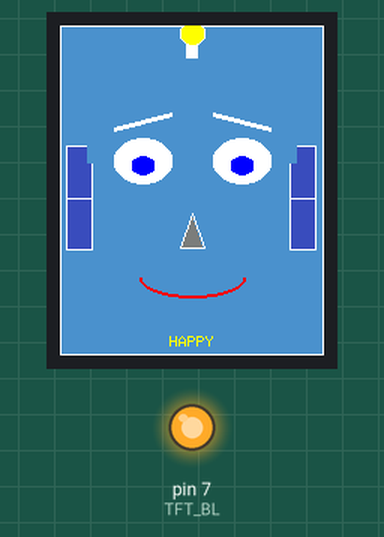
This sketch was run on a simulated Arduino Uno, built with avr-gcc and run on an emulated ATmega328P. On the bench: 176×220 colour display, output pins drawn as LEDs (lit = HIGH).

Above: at 0.3 s.
At 2.4 s:
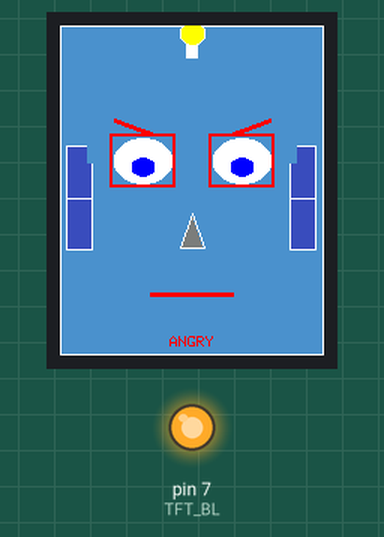
At 4.5 s:
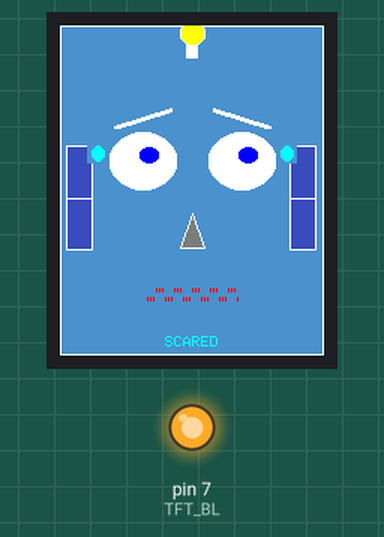
At 6.6 s:
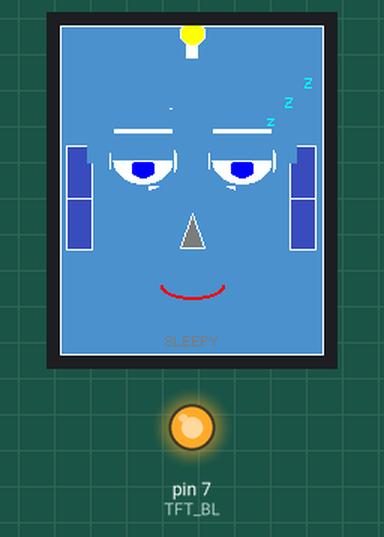
At 8.7 s:
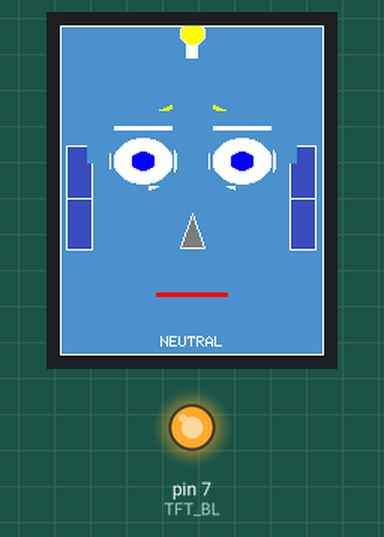
At 38.1 s:
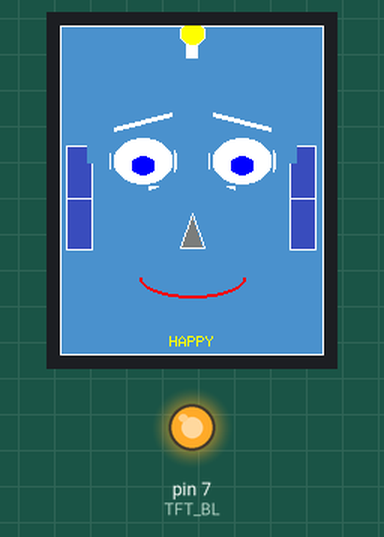

Measured:
- what the display in image 1 shows lasts 1.1 s, from 2.3 s to 3.4 s
- what the display in image 2 shows lasts 1.1 s, from 4.4 s to 5.5 s

The sketch:

Robot_Face_Arduino_R4.ino
```cpp
/*
  Robot Face - 9 Emotional Expressions
  Display : ILI9225 TFT (176 × 220)
  Library : Arduino_GFX by Moon On Our Nation
  Board   : Arduino UNO R4 WiFi / Minima
*/

#include <Arduino_GFX_Library.h>

// ── Pins ───────────────────────────────────────────────────────────────────
#define TFT_CS   10
#define TFT_DC    9
#define TFT_RST   8
#define TFT_BL    7
/*
 * CONNECTIONS
 *
 #define TFT_RST 8
#define TFT_RS  9
#define TFT_CS  10  // SS
#define TFT_SDI 11  // MOSI
#define TFT_CLK 13  // SCK
*/


// ── GFX objects ────────────────────────────────────────────────────────────
Arduino_DataBus *bus = new Arduino_HWSPI(TFT_DC, TFT_CS);
Arduino_GFX     *tft = new Arduino_ILI9225(bus, TFT_RST);

// ── Colors (RGB565 hex — no reliance on undefined color names) ─────────────
#define C_BLACK   0x0000
#define C_WHITE   0xFFFF
#define C_RED     0xF800
#define C_GREEN   0x07E0
#define C_BLUE    0x001F
#define C_YELLOW  0xFFE0
#define C_CYAN    0x07FF

#define C_BG      C_BLACK
#define C_FACE    0x4C99
#define C_OUTLINE C_WHITE
#define C_EAR     0x3A77
#define C_EYE_W   C_WHITE
#define C_EYE_P   C_BLUE
#define C_NOSE    0x7BEF
#define C_LIP     C_RED
#define C_SWEAT   C_CYAN

// ── Fixed geometry ─────────────────────────────────────────────────────────
#define LEX   55
#define REX  121
#define EY    90
#define ERX   19
#define ERY   15
#define PRX    8
#define PRY    7

#define LBX1  36
#define LBX2  74
#define RBX1 102
#define RBX2 140
#define BROW_CY   67
#define BROW_PAD  10

#define NTX   88
#define NTY  125
#define NBY  148
#define NBL   80
#define NBR   96

#define MX    88
#define MY   178
#define M_RX  34
#define M_RY  16

#define LBL_Y 207
#define LBL_H  10

#define EAR_LX1   4
#define EAR_LX2  22
#define EAR_RX1 153
#define EAR_RX2 171
#define EAR_Y1   80
#define EAR_Y2  150

#define SW_L_X  (LEX - 4)
#define SW_L_Y  (EY + 22)
#define SW_R_X  (REX + 4)
#define SW_R_Y  (EY + 22)
#define SC_L_X  25
#define SC_L_Y  85
#define SC_R_X 151
#define SC_R_Y  85

// ══════════════════════════════════════════════════════════════════════════
//  ELLIPSE ENGINE
// ══════════════════════════════════════════════════════════════════════════
void fillEllipse(int16_t cx, int16_t cy, int16_t rx, int16_t ry, uint16_t col) {
  if (!rx || !ry) return;
  int32_t rx2 = (int32_t)rx*rx, ry2 = (int32_t)ry*ry;
  int16_t x = 0, y = ry;
  int32_t px = 0, py = 2*rx2*y;
  int32_t p = ry2 - rx2*ry + rx2/4;
  while (px < py) {
    tft->drawFastHLine(cx-x, cy+y, 2*x+1, col);
    tft->drawFastHLine(cx-x, cy-y, 2*x+1, col);
    x++; px += 2*ry2;
    if (p < 0) { p += ry2+px; }
    else { y--; py -= 2*rx2; p += ry2+px-py; }
  }
  p = ry2*x*x + rx2*(y-1)*(y-1) - rx2*ry2;
  while (y >= 0) {
    tft->drawFastHLine(cx-x, cy+y, 2*x+1, col);
    tft->drawFastHLine(cx-x, cy-y, 2*x+1, col);
    y--; py -= 2*rx2;
    if (p > 0) { p += rx2-py; }
    else { x++; px += 2*ry2; p += rx2-py+px; }
  }
}

void drawEllipseOutline(int16_t cx, int16_t cy, int16_t rx, int16_t ry, uint16_t col) {
  if (!rx || !ry) return;
  int32_t rx2 = (int32_t)rx*rx, ry2 = (int32_t)ry*ry;
  int16_t x = 0, y = ry;
  int32_t px = 0, py = 2*rx2*y;
  int32_t p = ry2 - rx2*ry + rx2/4;
  while (px < py) {
    tft->drawPixel(cx+x,cy+y,col); tft->drawPixel(cx-x,cy+y,col);
    tft->drawPixel(cx+x,cy-y,col); tft->drawPixel(cx-x,cy-y,col);
    x++; px += 2*ry2;
    if (p < 0) { p += ry2+px; }
    else { y--; py -= 2*rx2; p += ry2+px-py; }
  }
  p = ry2*x*x + rx2*(y-1)*(y-1) - rx2*ry2;
  while (y >= 0) {
    tft->drawPixel(cx+x,cy+y,col); tft->drawPixel(cx-x,cy+y,col);
    tft->drawPixel(cx+x,cy-y,col); tft->drawPixel(cx-x,cy-y,col);
    y--; py -= 2*rx2;
    if (p > 0) { p += rx2-py; }
    else { x++; px += 2*ry2; p += rx2-py+px; }
  }
}

static uint8_t  _arcHalves;
static uint16_t _arcCol;
static int16_t  _arcCX, _arcCY;

void _arcPlot(int16_t dx, int16_t dy) {
  if ((dy > 0 && (_arcHalves & 0x01)) ||
      (dy < 0 && (_arcHalves & 0x02)) ||
       dy == 0)
    tft->drawPixel(_arcCX + dx, _arcCY + dy, _arcCol);
}

void drawEllipseArc(int16_t cx, int16_t cy, int16_t rx, int16_t ry,
                    uint8_t halves, uint16_t col) {
  if (!rx || !ry) return;
  _arcCX = cx; _arcCY = cy; _arcHalves = halves; _arcCol = col;
  int32_t rx2 = (int32_t)rx*rx, ry2 = (int32_t)ry*ry;
  int16_t x = 0, y = ry;
  int32_t px = 0, py = 2*rx2*y;
  int32_t p = ry2 - rx2*ry + rx2/4;
  while (px < py) {
    _arcPlot(x,y); _arcPlot(-x,y); _arcPlot(x,-y); _arcPlot(-x,-y);
    x++; px += 2*ry2;
    if (p < 0) { p += ry2+px; }
    else { y--; py -= 2*rx2; p += ry2+px-py; }
  }
  p = ry2*x*x + rx2*(y-1)*(y-1) - rx2*ry2;
  while (y >= 0) {
    _arcPlot(x,y); _arcPlot(-x,y); _arcPlot(x,-y); _arcPlot(-x,-y);
    y--; py -= 2*rx2;
    if (p > 0) { p += rx2-py; }
    else { x++; px += 2*ry2; p += rx2-py+px; }
  }
}

void thickArc(int16_t cx, int16_t cy, int16_t rx, int16_t ry,
              uint8_t halves, uint16_t col) {
  drawEllipseArc(cx, cy, rx,   ry,   halves, col);
  drawEllipseArc(cx, cy, rx,   ry+1, halves, col);
  drawEllipseArc(cx, cy, rx+1, ry,   halves, col);
  drawEllipseArc(cx, cy, rx+1, ry+1, halves, col);
}

// ══════════════════════════════════════════════════════════════════════════
//  ERASERS
// ══════════════════════════════════════════════════════════════════════════
void eraseBrow(int16_t x1, int16_t x2, int16_t cy, int16_t slope) {
  int16_t pad = abs(slope) + BROW_PAD;
  tft->fillRect(x1-2, cy-pad, (x2+2)-(x1-2), pad*2, C_FACE);
}
void eraseEye(int16_t cx, int16_t cy, int16_t erx, int16_t ery) {
  tft->fillRect(cx-erx-2, cy-ery-2, (erx+2)*2, (ery+2)*2, C_FACE);
}
void eraseBlob(int16_t cx, int16_t cy, int16_t r) {
  tft->fillRect(cx-r-1, cy-r-1, (r+1)*2, (r+1)*2, C_FACE);
}
void eraseMouth() {
  tft->fillRect(MX-M_RX-2, MY-M_RY-2, (M_RX+2)*2, (M_RY+2)*2, C_FACE);
}
void eraseLabel() {
  tft->fillRect(1, LBL_Y-1, 173, LBL_H+2, C_FACE);
}
void eraseZzz() {
  tft->fillRect(130, 30, 45, 45, C_FACE);
}

// ══════════════════════════════════════════════════════════════════════════
//  STATIC ELEMENTS
// ══════════════════════════════════════════════════════════════════════════
void drawHead() {
  tft->fillScreen(C_FACE);
  tft->drawRect(0, 0, 176, 220, C_OUTLINE);

  tft->fillRect(EAR_LX1, EAR_Y1, EAR_LX2-EAR_LX1, EAR_Y2-EAR_Y1, C_EAR);
  tft->drawRect(EAR_LX1, EAR_Y1, EAR_LX2-EAR_LX1, EAR_Y2-EAR_Y1, C_OUTLINE);
  int16_t earMidY = (EAR_Y1 + EAR_Y2) / 2;
  tft->drawFastHLine(EAR_LX1+1, earMidY, EAR_LX2-EAR_LX1-2, C_OUTLINE);

  tft->fillRect(EAR_RX1, EAR_Y1, EAR_RX2-EAR_RX1, EAR_Y2-EAR_Y1, C_EAR);
  tft->drawRect(EAR_RX1, EAR_Y1, EAR_RX2-EAR_RX1, EAR_Y2-EAR_Y1, C_OUTLINE);
  tft->drawFastHLine(EAR_RX1+1, earMidY, EAR_RX2-EAR_RX1-2, C_OUTLINE);

  tft->fillRect(84, 8, 8, 14, C_OUTLINE);
  fillEllipse(88, 5, 8, 8, C_YELLOW);
  drawEllipseOutline(88, 5, 8, 8, C_OUTLINE);
}

void drawNose() {
  for (int16_t y = NTY; y <= NBY; y++) {
    float t = (float)(y - NTY) / (NBY - NTY);
    int16_t xl = NTX - (int16_t)(t * (NTX - NBL));
    int16_t xr = NTX + (int16_t)(t * (NBR - NTX));
    tft->drawFastHLine(xl, y, xr-xl, C_NOSE);
  }
  tft->drawLine(NTX, NTY, NBL, NBY, C_OUTLINE);
  tft->drawLine(NTX, NTY, NBR, NBY, C_OUTLINE);
  tft->drawFastHLine(NBL, NBY, NBR-NBL, C_OUTLINE);
}

// ══════════════════════════════════════════════════════════════════════════
//  ORGAN DRAW FUNCTIONS
// ══════════════════════════════════════════════════════════════════════════
void drawLeftBrow(int16_t cy, int16_t slope, uint16_t col) {
  eraseBrow(LBX1, LBX2, cy, slope);
  tft->drawLine(LBX1, cy-slope,   LBX2, cy+slope,   col);
  tft->drawLine(LBX1, cy-slope+1, LBX2, cy+slope+1, col);
  tft->drawLine(LBX1, cy-slope+2, LBX2, cy+slope+2, col);
}
void drawRightBrow(int16_t cy, int16_t slope, uint16_t col) {
  eraseBrow(RBX1, RBX2, cy, slope);
  tft->drawLine(RBX1, cy+slope,   RBX2, cy-slope,   col);
  tft->drawLine(RBX1, cy+slope+1, RBX2, cy-slope+1, col);
  tft->drawLine(RBX1, cy+slope+2, RBX2, cy-slope+2, col);
}

void drawOneEye(int16_t cx, int16_t cy,
                int16_t erx, int16_t ery,
                int16_t prx, int16_t pry,
                int16_t pox, int16_t poy,
                bool closed, int16_t lidPx, bool angryTint) {
  eraseEye(cx, cy, erx, ery);
  fillEllipse(cx, cy, erx, ery, C_EYE_W);
  drawEllipseOutline(cx, cy, erx, ery, C_OUTLINE);
  if (closed) {
    tft->drawFastHLine(cx-erx, cy,   erx*2, C_OUTLINE);
    tft->drawFastHLine(cx-erx, cy+1, erx*2, C_OUTLINE);
  } else {
    fillEllipse(cx+pox, cy+poy, prx, pry, C_EYE_P);
    drawEllipseOutline(cx+pox, cy+poy, prx, pry, C_OUTLINE);
  }
  if (lidPx > 0) {
    tft->fillRect(cx-erx-1, cy-ery-1, (erx+1)*2, lidPx+1, C_FACE);
    tft->drawFastHLine(cx-erx-1, cy-ery+lidPx, (erx+1)*2, C_OUTLINE);
  }
  if (angryTint) {
    tft->drawRect(cx-erx-3, cy-ery-3, (erx+3)*2, (ery+3)*2, C_RED);
    tft->drawRect(cx-erx-2, cy-ery-2, (erx+2)*2, (ery+2)*2, C_RED);
  }
}

void drawMouth_Happy()  { eraseMouth(); thickArc(MX, MY-10, M_RX, 12, 0x01, C_LIP); }
void drawMouth_Sad()    { eraseMouth(); thickArc(MX, MY+10, M_RX, 12, 0x02, C_LIP); }
void drawMouth_Sleepy() { eraseMouth(); thickArc(MX, MY-5,  20,    8, 0x01, C_LIP); }

void drawMouth_Angry() {
  eraseMouth();
  for (int16_t i = 0; i < 3; i++)
    tft->drawFastHLine(MX-28, MY+i, 56, C_LIP);
}
void drawMouth_Surprised() {
  eraseMouth();
  fillEllipse(MX, MY, 16, 13, C_BG);
  drawEllipseOutline(MX, MY, 16, 13, C_LIP);
  drawEllipseOutline(MX, MY, 15, 12, C_LIP);
}
void drawMouth_Scared() {
  eraseMouth();
  for (int16_t x = -30; x <= 30; x += 2) {
    int16_t y = (((x + 30) / 6) % 2 == 0) ? 3 : -3;
    tft->drawPixel(MX+x, MY+y,   C_LIP);
    tft->drawPixel(MX+x, MY+y+1, C_LIP);
    tft->drawPixel(MX+x, MY+y+2, C_LIP);
  }
}
void drawMouth_Disgusted() {
  eraseMouth();
  tft->drawLine(MX-30, MY-8, MX,    MY+4, C_LIP);
  tft->drawLine(MX,    MY+4, MX+30, MY,   C_LIP);
  tft->drawLine(MX-30, MY-7, MX,    MY+5, C_LIP);
  tft->drawLine(MX,    MY+5, MX+30, MY+1, C_LIP);
}
void drawMouth_Excited() {
  eraseMouth();
  tft->fillRect(MX-M_RX, MY-M_RY+2, M_RX*2, (M_RY-2)*2, C_WHITE);
  tft->drawRect(MX-M_RX, MY-M_RY+2, M_RX*2, (M_RY-2)*2, C_LIP);
  tft->drawFastVLine(MX, MY-M_RY+2, (M_RY-2)*2, C_LIP);
}
void drawMouth_Neutral() {
  eraseMouth();
  for (int16_t i = 0; i < 3; i++)
    tft->drawFastHLine(MX-24, MY+i, 48, C_LIP);
}

void drawLabel(const char* text, uint16_t col) {
  eraseLabel();
  tft->setTextColor(col);
  tft->setTextSize(1);
  int16_t tx = 88 - ((int16_t)strlen(text) * 6) / 2;
  tft->setCursor(tx, LBL_Y);
  tft->print(text);
}

void drawZzz() {
  tft->setTextColor(C_CYAN);
  tft->setTextSize(1);
  tft->setCursor(138, 60); tft->print("z");
  tft->setCursor(150, 48); tft->print("Z");
  tft->setCursor(163, 35); tft->print("Z");
}

// ══════════════════════════════════════════════════════════════════════════
//  EXPRESSIONS
// ══════════════════════════════════════════════════════════════════════════
void clearSweat() {
  eraseBlob(SW_L_X, SW_L_Y, 7); eraseBlob(SW_R_X, SW_R_Y, 7);
  eraseBlob(SC_L_X, SC_L_Y, 6); eraseBlob(SC_R_X, SC_R_Y, 6);
}

void showHappy() {
  clearSweat(); eraseZzz();
  drawLeftBrow(BROW_CY-4, -5, C_OUTLINE); drawRightBrow(BROW_CY-4, -5, C_OUTLINE);
  drawOneEye(LEX,EY,ERX,ERY,PRX,PRY, 0,3,false,0,false);
  drawOneEye(REX,EY,ERX,ERY,PRX,PRY, 0,3,false,0,false);
  drawMouth_Happy(); drawLabel("HAPPY", C_YELLOW);
}
void showSad() {
  clearSweat(); eraseZzz();
  drawLeftBrow(BROW_CY+3, 6, C_OUTLINE); drawRightBrow(BROW_CY+3, 6, C_OUTLINE);
  drawOneEye(LEX,EY,ERX,ERY,PRX,PRY, 0,3,false,0,false);
  drawOneEye(REX,EY,ERX,ERY,PRX,PRY, 0,3,false,0,false);
  drawMouth_Sad();
  fillEllipse(SW_L_X,SW_L_Y,4,5,C_SWEAT);
  fillEllipse(SW_R_X,SW_R_Y,4,5,C_SWEAT);
  drawLabel("SAD", C_CYAN);
}
void showAngry() {
  clearSweat(); eraseZzz();
  drawLeftBrow(BROW_CY+2, 7, C_RED); drawRightBrow(BROW_CY+2, 7, C_RED);
  drawOneEye(LEX,EY,ERX,ERY,PRX,PRY, 0,4,false,0,true);
  drawOneEye(REX,EY,ERX,ERY,PRX,PRY, 0,4,false,0,true);
  drawMouth_Angry(); drawLabel("ANGRY", C_RED);
}
void showSurprised() {
  clearSweat(); eraseZzz();
  drawLeftBrow(BROW_CY-8,-7,C_OUTLINE); drawRightBrow(BROW_CY-8,-7,C_OUTLINE);
  drawOneEye(LEX,EY,ERX+3,ERY+4,PRX+1,PRY+1,0,0,false,0,false);
  drawOneEye(REX,EY,ERX+3,ERY+4,PRX+1,PRY+1,0,0,false,0,false);
  drawMouth_Surprised(); drawLabel("SURPRISED", C_YELLOW);
}
void showScared() {
  clearSweat(); eraseZzz();
  drawLeftBrow(BROW_CY-6,-6,C_OUTLINE); drawRightBrow(BROW_CY-6,-6,C_OUTLINE);
  drawOneEye(LEX,EY,ERX+3,ERY+4,PRX-1,PRY-1, 4,-4,false,0,false);
  drawOneEye(REX,EY,ERX+3,ERY+4,PRX-1,PRY-1, 4,-4,false,0,false);
  drawMouth_Scared();
  fillEllipse(SC_L_X,SC_L_Y,4,5,C_SWEAT);
  fillEllipse(SC_R_X,SC_R_Y,4,5,C_SWEAT);
  drawLabel("SCARED", C_CYAN);
}
void showDisgusted() {
  clearSweat(); eraseZzz();
  drawLeftBrow(BROW_CY+3, 4,C_OUTLINE); drawRightBrow(BROW_CY-1,-3,C_OUTLINE);
  drawOneEye(LEX,EY,ERX,ERY,PRX,PRY,-3, 5,false,ERY,false);
  drawOneEye(REX,EY,ERX,ERY,PRX,PRY, 0, 2,false,  0,false);
  drawMouth_Disgusted(); drawLabel("DISGUSTED", C_GREEN);
}
void showSleepy() {
  clearSweat();
  drawLeftBrow(BROW_CY+2,0,C_OUTLINE); drawRightBrow(BROW_CY+2,0,C_OUTLINE);
  drawOneEye(LEX,EY,ERX,ERY,PRX,PRY,0,5,false,ERY,false);
  drawOneEye(REX,EY,ERX,ERY,PRX,PRY,0,5,false,ERY,false);
  drawMouth_Sleepy(); drawZzz(); drawLabel("SLEEPY", 0x7BEF);
}
void showExcited() {
  clearSweat(); eraseZzz();
  drawLeftBrow(BROW_CY-6,-8,C_YELLOW); drawRightBrow(BROW_CY-6,-8,C_YELLOW);
  drawOneEye(LEX,EY,ERX,ERY,PRX+3,PRY+3,0,0,false,0,false);
  drawOneEye(REX,EY,ERX,ERY,PRX+3,PRY+3,0,0,false,0,false);
  const int16_t starCX[2] = {LEX, REX};
  for (uint8_t i = 0; i < 2; i++) {
    int16_t cx = starCX[i];
    tft->drawLine(cx-13,EY,cx+13,EY,C_YELLOW);
    tft->drawLine(cx,EY-13,cx,EY+13,C_YELLOW);
    tft->drawLine(cx-9,EY-9,cx+9,EY+9,C_YELLOW);
    tft->drawLine(cx-9,EY+9,cx+9,EY-9,C_YELLOW);
  }
  drawMouth_Excited(); drawLabel("EXCITED", C_YELLOW);
}
void showNeutral() {
  clearSweat(); eraseZzz();
  drawLeftBrow(BROW_CY,0,C_OUTLINE); drawRightBrow(BROW_CY,0,C_OUTLINE);
  drawOneEye(LEX,EY,ERX,ERY,PRX,PRY,0,0,false,0,false);
  drawOneEye(REX,EY,ERX,ERY,PRX,PRY,0,0,false,0,false);
  drawMouth_Neutral(); drawLabel("NEUTRAL", C_WHITE);
}

// ══════════════════════════════════════════════════════════════════════════
//  SETUP & LOOP
// ══════════════════════════════════════════════════════════════════════════
void setup() {
  pinMode(TFT_BL, OUTPUT);
  digitalWrite(TFT_BL, HIGH);
  tft->begin();
  tft->setRotation(0);
  drawHead();
  drawNose();
}

void loop() {
  showHappy();      delay(1000);
  showSad();        delay(1000);
  showAngry();      delay(1000);
  showSurprised();  delay(1000);
  showScared();     delay(1000);
  showDisgusted();  delay(1000);
  showSleepy();     delay(1000);
  showExcited();    delay(1000);
  showNeutral();    delay(1000);
}
```
